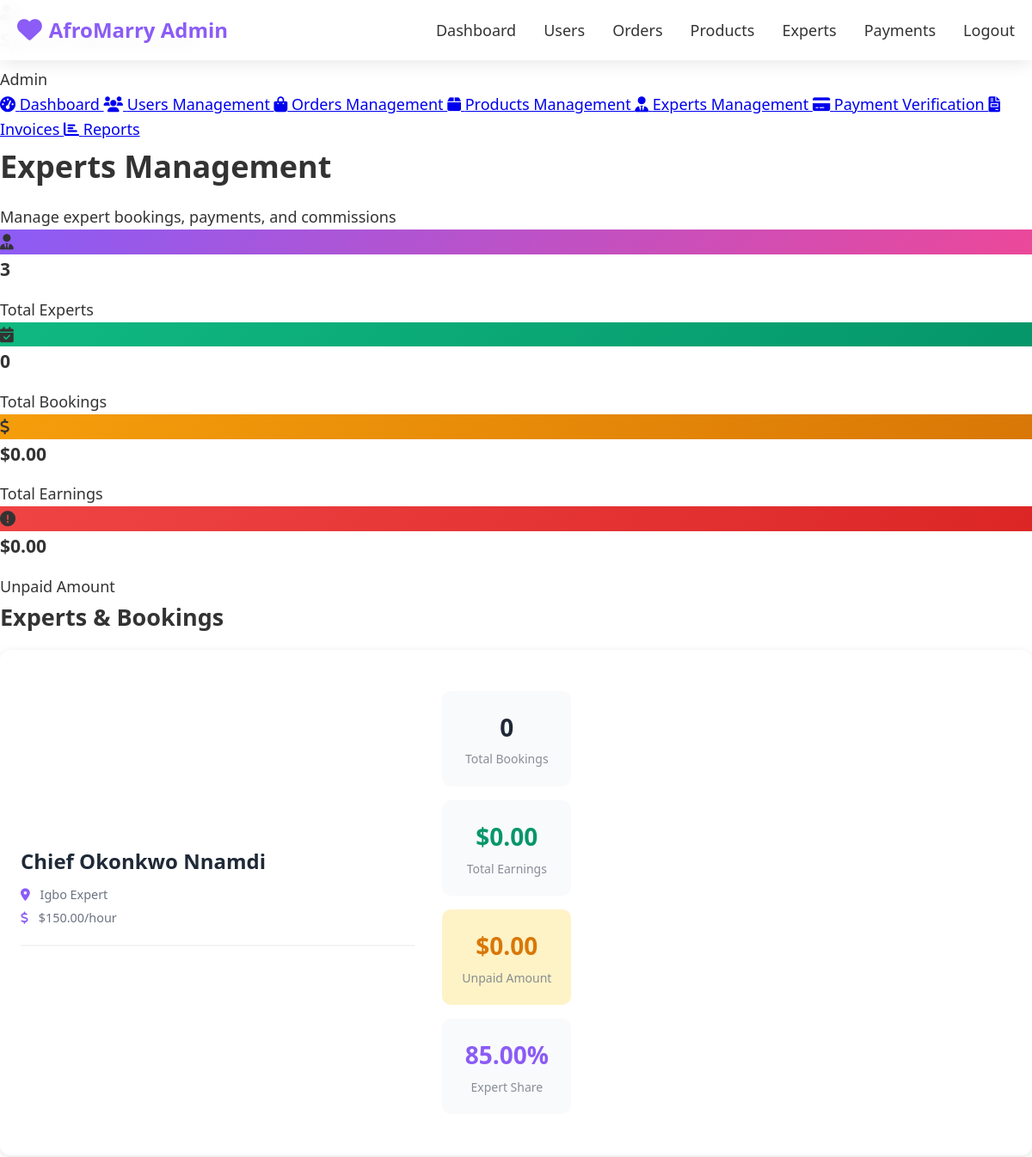
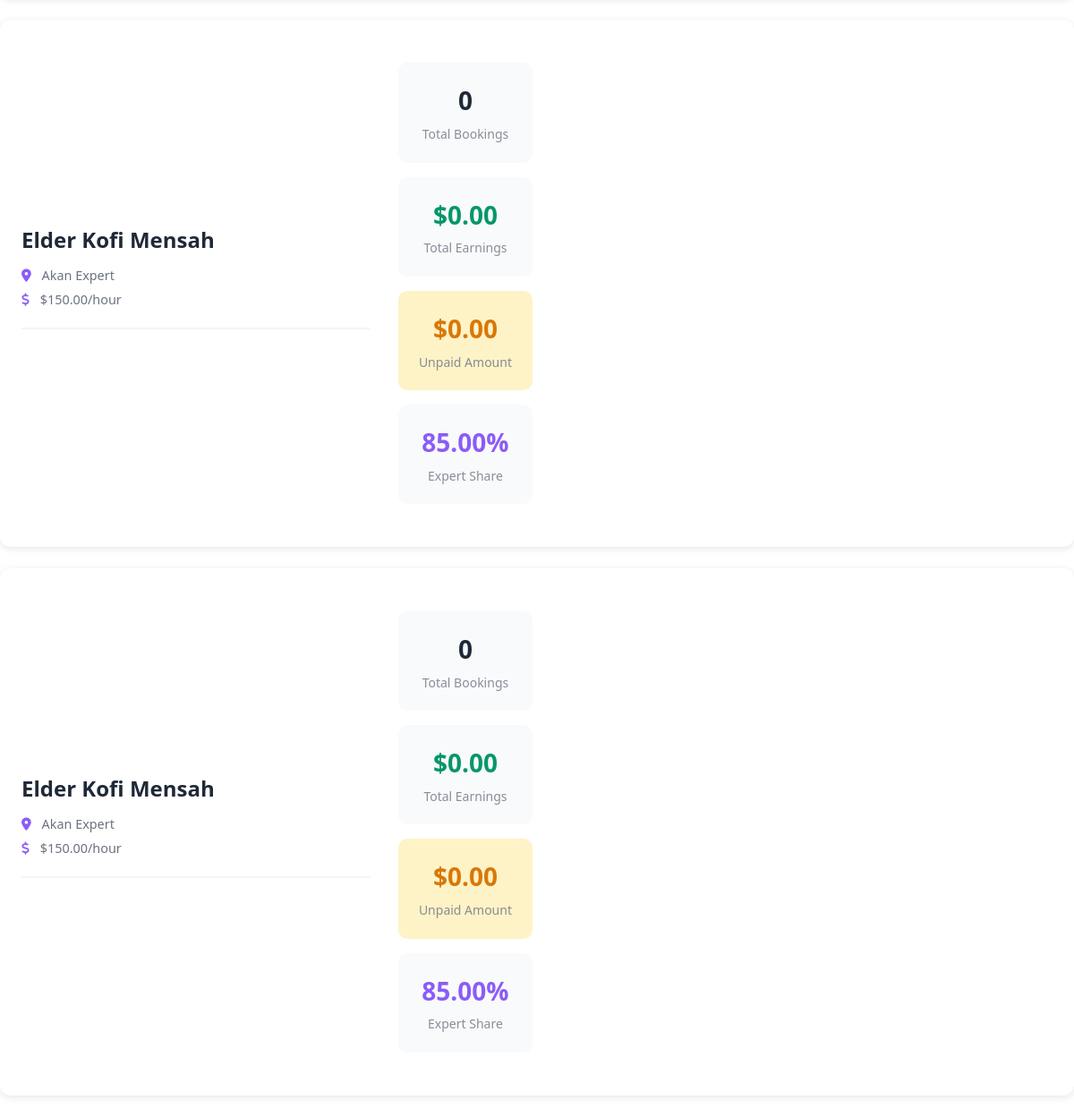
The page /admin/experts.php (signed in) on the database its author committed (2 pictures, top to bottom).
### tables this page shows
CREATE TABLE experts (
    id INT AUTO_INCREMENT PRIMARY KEY,
    name VARCHAR(255) NOT NULL,
    tribe VARCHAR(255) NOT NULL,
    specialization TEXT,
    languages TEXT,
    rating DECIMAL(3,2) DEFAULT 0.00,
    hourly_rate DECIMAL(10,2) NOT NULL,
    payment_percentage DECIMAL(5,2) DEFAULT 85.00 COMMENT 'Percentage expert receives (admin keeps 15%)',
    image VARCHAR(500),
    availability VARCHAR(255),
    created_at TIMESTAMP DEFAULT CURRENT_TIMESTAMP
);

### config/database.php (called while the page is built, shortened)
<?php
function isLoggedIn() {
    return isset($_SESSION['user_id']);
}
function getCurrentUser() {
    if (isLoggedIn()) {
        return $_SESSION['user'];
    }
    return null;
}
?>

### admin/experts.php (the view, shortened to what this page needs)
<?php
require_once '../config/database.php';
$user = getCurrentUser();
$database = new Database();
$db = $database->getConnection();
try {
    $paymentsTableExists = false;
    try {
        $checkTable = "SHOW TABLES LIKE 'expert_payments'";
        $result = $db->query($checkTable);
        $paymentsTableExists = $result->rowCount() > 0;
    } catch (PDOException $e) {
        $paymentsTableExists = false;
    }
    if ($paymentsTableExists) {
        $query = "SELECT e.*,
                  COUNT(eb.id) as total_bookings,
                  COALESCE(SUM(CASE WHEN eb.status IN ('confirmed', 'completed') THEN eb.total_amount ELSE 0 END), 0) as total_earnings,
                  COALESCE(SUM(CASE WHEN eb.status IN ('confirmed', 'completed') THEN eb.total_amount ELSE 0 END), 0) as unpaid_earnings
                  FROM experts e
                  LEFT JOIN expert_bookings eb ON e.id = eb.expert_id
                  GROUP BY e.id
                  ORDER BY e.name ASC";
    }
    $stmt = $db->prepare($query);
    $stmt->execute();
    $experts = $stmt->fetchAll();
    $total_experts = count($experts);
    $total_bookings = array_sum(array_column($experts, 'total_bookings'));
    $total_earnings = array_sum(array_column($experts, 'total_earnings'));
    $total_unpaid = array_sum(array_column($experts, 'unpaid_earnings'));
} catch (PDOException $e) {
    $error_message = "Database error: " . $e->getMessage();
    $experts = [];
    $total_experts = 0;
    $total_bookings = 0;
    $total_earnings = 0;
    $total_unpaid = 0;
}
?>
<!DOCTYPE html>
<html lang="en">
<head>
    <link rel="stylesheet" href="../assets/css/style.css">
    <link href="https://cdnjs.cloudflare.com/ajax/libs/font-awesome/6.0.0/css/all.min.css" rel="stylesheet">
</head>
<body>
    <nav class="navbar">
        <div class="nav-container">
            <div class="nav-logo">
                <a href="../index.php">
                    <i class="fas fa-heart"></i>
                    <span>AfroMarry Admin</span>
                </a>
            </div>
            <div class="nav-menu">
                <a href="dashboard.php" class="nav-link">Dashboard</a>
                <a href="users.php" class="nav-link">Users</a>
                <a href="orders.php" class="nav-link">Orders</a>
                <a href="products.php" class="nav-link">Products</a>
                <a href="experts.php" class="nav-link active">Experts</a>
                <a href="payments.php" class="nav-link">Payments</a>
                <a href="../auth/logout.php" class="nav-link">Logout</a>
            </div>
        </div>
    </nav>
    <div class="admin-container">
        <div class="admin-sidebar">
            <div class="admin-profile">
                <div class="profile-avatar">
                </div>
                <h3><?php echo $user['full_name']; ?></h3>
                <p><?php echo ucfirst($user['role']); ?></p>
            </div>
            <nav class="admin-nav">
                <a href="dashboard.php" class="nav-item">
                    <i class="fas fa-tachometer-alt"></i>
                    Dashboard
                </a>
                <a href="users.php" class="nav-item">
                    <i class="fas fa-users"></i>
                    Users Management
                </a>
                <a href="orders.php" class="nav-item">
                    <i class="fas fa-shopping-bag"></i>
                    Orders Management
                </a>
                <a href="products.php" class="nav-item">
                    <i class="fas fa-box"></i>
                    Products Management
                </a>
                <a href="experts.php" class="nav-item active">
                    <i class="fas fa-user-tie"></i>
                    Experts Management
                </a>
                <a href="payments.php" class="nav-item">
                    <i class="fas fa-credit-card"></i>
                    Payment Verification
                </a>
                <a href="invoices.php" class="nav-item">
                    <i class="fas fa-file-invoice"></i>
                    Invoices
                </a>
                <a href="reports.php" class="nav-item">
                    <i class="fas fa-chart-bar"></i>
                    Reports
                </a>
            </nav>
        </div>
        <div class="admin-content">
            <div class="admin-header">
                <h1>Experts Management</h1>
                <p>Manage expert bookings, payments, and commissions</p>
            </div>
            <div class="stats-grid">
                <div class="stat-card">
                    <div class="stat-icon" style="background: linear-gradient(135deg, #8B5CF6, #EC4899);">
                        <i class="fas fa-user-tie"></i>
                    </div>
                    <div class="stat-content">
                        <h3><?php echo $total_experts; ?></h3>
                        <p>Total Experts</p>
                    </div>
                </div>
                <div class="stat-card">
                    <div class="stat-icon" style="background: linear-gradient(135deg, #10B981, #059669);">
                        <i class="fas fa-calendar-check"></i>
                    </div>
                    <div class="stat-content">
                        <h3><?php echo $total_bookings; ?></h3>
                        <p>Total Bookings</p>
                    </div>
                </div>
                <div class="stat-card">
                    <div class="stat-icon" style="background: linear-gradient(135deg, #F59E0B, #D97706);">
                        <i class="fas fa-dollar-sign"></i>
                    </div>
                    <div class="stat-content">
                        <h3>$<?php echo number_format($total_earnings, 2); ?></h3>
                        <p>Total Earnings</p>
                    </div>
                </div>
                <div class="stat-card">
                    <div class="stat-icon" style="background: linear-gradient(135deg, #EF4444, #DC2626);">
                        <i class="fas fa-exclamation-circle"></i>
                    </div>
                    <div class="stat-content">
                        <h3>$<?php echo number_format($total_unpaid, 2); ?></h3>
                        <p>Unpaid Amount</p>
                    </div>
                </div>
            </div>
            <div class="admin-section">
                <h2>Experts & Bookings</h2>
                <?php if (empty($experts)): ?>
                    <div class="empty-state">
                        <i class="fas fa-user-tie"></i>
                        <h3>No experts found</h3>
                        <p>Add experts to get started</p>
                    </div>
                <?php else: ?>
                    <?php foreach ($experts as $expert): ?>
                        <div class="expert-card">
                            <div class="expert-header">
                                <div class="expert-info">
                                    <h3><?php echo htmlspecialchars($expert['name']); ?></h3>
                                    <p style="color: #6b7280; margin: 0.25rem 0;">
                                        <i class="fas fa-map-marker-alt"></i>
                                        <?php echo htmlspecialchars($expert['tribe']); ?> Expert
                                    </p>
                                    <p style="color: #6b7280; margin: 0.25rem 0;">
                                        <i class="fas fa-dollar-sign"></i>
                                        $<?php echo number_format($expert['hourly_rate'], 2); ?>/hour
                                    </p>
                                </div>
                                <div class="expert-actions">
                                    <button class="btn-secondary btn-sm" onclick="openPercentageModal(<?php echo $expert['id']; ?>, <?php echo $expert['payment_percentage']; ?>)">
                                        <i class="fas fa-percent"></i> Set Payment %
                                    </button>
                                </div>
                            </div>
                            <div class="expert-stats">
                                <div class="stat-box">
                                    <div class="stat-value" style="color: #1f2937;">
                                        <?php echo $expert['total_bookings']; ?>
                                    </div>
                                    <div class="stat-label">Total Bookings</div>
                                </div>
                                <div class="stat-box">
                                    <div class="stat-value" style="color: #059669;">
                                        $<?php echo number_format($expert['total_earnings'], 2); ?>
                                    </div>
                                    <div class="stat-label">Total Earnings</div>
                                </div>
                                <div class="stat-box warning">
                                    <div class="stat-value" style="color: #d97706;">
                                        $<?php echo number_format($expert['unpaid_earnings'], 2); ?>
                                    </div>
                                    <div class="stat-label">Unpaid Amount</div>
                                </div>
                                <div class="stat-box">
                                    <div class="stat-value" style="color: #8B5CF6;">
                                        <?php echo $expert['payment_percentage']; ?>%
                                    </div>
                                    <div class="stat-label">Expert Share</div>
                                </div>
                            </div>
                        </div>
                    <?php endforeach; ?>
                <?php endif; ?>
            </div>
        </div>
    </div>
</body>
</html>

### assets/css/style.css (style rules this page uses)
* { margin: 0; padding: 0; box-sizing: border-box; }
body { font-family: 'Segoe UI', Tahoma, Geneva, Verdana, sans-serif; line-height: 1.6; color: #333; background-color: #fff; }
h1, h2, h3, h4, h5, h6 { font-weight: 700; margin-bottom: 1rem; }
.btn-secondary { background: rgba(255, 255, 255, 0.1); color: white; border: 2px solid rgba(255, 255, 255, 0.3); padding: 12px 24px; border-radius: 50px; font-weight: 600; cursor: pointer; transition: all 0.3s ease; text-decoration: none; display: inline-block; text-align: center; backdrop-filter: blur(10px); }
.navbar { position: fixed; top: 0; width: 100%; background: rgba(255, 255, 255, 0.95); backdrop-filter: blur(10px); z-index: 1000; padding: 1rem 0; box-shadow: 0 2px 20px rgba(0, 0, 0, 0.1); }
.nav-container { max-width: 1200px; margin: 0 auto; padding: 0 20px; display: flex; justify-content: space-between; align-items: center; }
.nav-logo a { display: flex; align-items: center; text-decoration: none; color: #8B5CF6; font-size: 1.5rem; font-weight: 700; }
.nav-logo i { margin-right: 0.5rem; font-size: 1.8rem; }
.nav-menu { display: flex; align-items: center; gap: 2rem; }
.nav-link { text-decoration: none; color: #333; font-weight: 500; transition: color 0.3s ease; position: relative; }
.stat-label { font-size: 0.9rem; opacity: 0.8; }
.expert-card { background: white; border-radius: 15px; padding: 2rem; box-shadow: 0 5px 20px rgba(0, 0, 0, 0.1); display: flex; gap: 2rem; align-items: center; transition: all 0.3s ease; }
.expert-info { flex: 1; }
@media (min-width: 993px) and (max-width: 1200px) { body { font-size: 18px; } }

### admin/experts.php (style rules this page uses)
.expert-card { background: white; border-radius: 12px; padding: 1.5rem; margin-bottom: 1.5rem; box-shadow: 0 2px 8px rgba(0,0,0,0.1); transition: transform 0.2s, box-shadow 0.2s; }
.expert-header { display: flex; justify-content: space-between; align-items: start; margin-bottom: 1rem; padding-bottom: 1rem; border-bottom: 2px solid #f3f4f6; flex-wrap: wrap; gap: 1rem; }
.expert-info { flex: 1; min-width: 200px; }
.expert-info h3 { margin: 0 0 0.5rem 0; color: #1f2937; font-size: 1.5rem; font-weight: 700; }
.expert-info p { margin: 0.5rem 0; color: #6b7280; font-size: 0.9rem; }
.expert-info i { margin-right: 0.5rem; color: #8B5CF6; }
.expert-actions { display: flex; gap: 0.75rem; flex-wrap: wrap; }
.expert-stats { display: grid; grid-template-columns: repeat(auto-fit, minmax(150px, 1fr)); gap: 1rem; margin: 1.5rem 0; }
.stat-box { text-align: center; padding: 1.25rem; background: #f9fafb; border-radius: 10px; transition: background 0.2s, transform 0.2s; }
.stat-box.warning { background: #fef3c7; }
.stat-value { font-size: 1.75rem; font-weight: 700; margin-bottom: 0.25rem; }
.stat-label { color: #6b7280; font-size: 0.875rem; font-weight: 500; }
.btn-sm { padding: 0.6rem 1.2rem; border-radius: 8px; font-size: 0.875rem; font-weight: 600; border: none; cursor: pointer; transition: all 0.2s; display: inline-flex; align-items: center; gap: 0.5rem; }
.btn-sm i { font-size: 0.875rem; }

### rows shown on the page
experts: name "Chief Okonkwo Nnamdi", tribe "Igbo", hourly_rate "150.00", total_bookings "0", total_earnings "0.00", unpaid_earnings "0.00", payment_percentage "85.00"
experts: name "Elder Kofi Mensah", tribe "Akan", hourly_rate "150.00", total_bookings "0", total_earnings "0.00", unpaid_earnings "0.00", payment_percentage "85.00"

### other values the page prints
$user['role'] "Admin"
$total_experts "3"
$total_bookings "0"
$total_earnings "0.00"
$total_unpaid "0.00"
